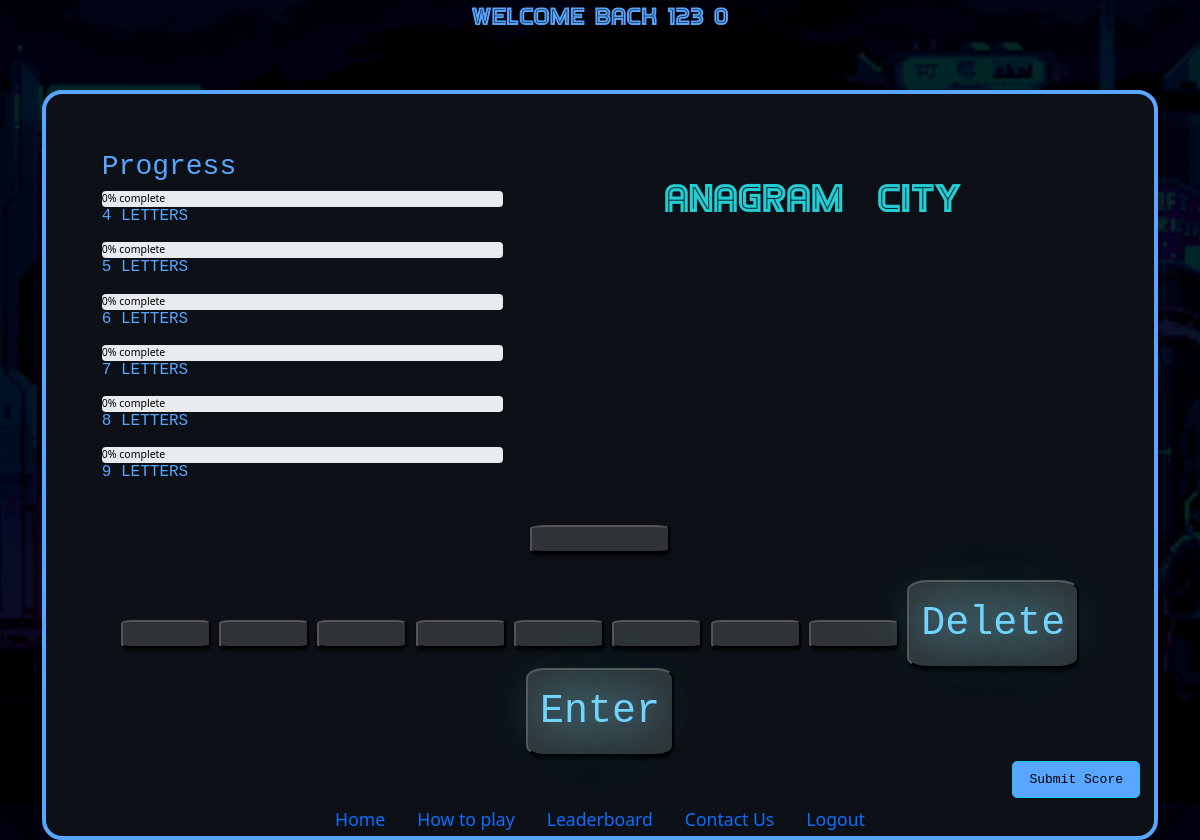
/game (signed in), run on an earlier commit of the app's database.
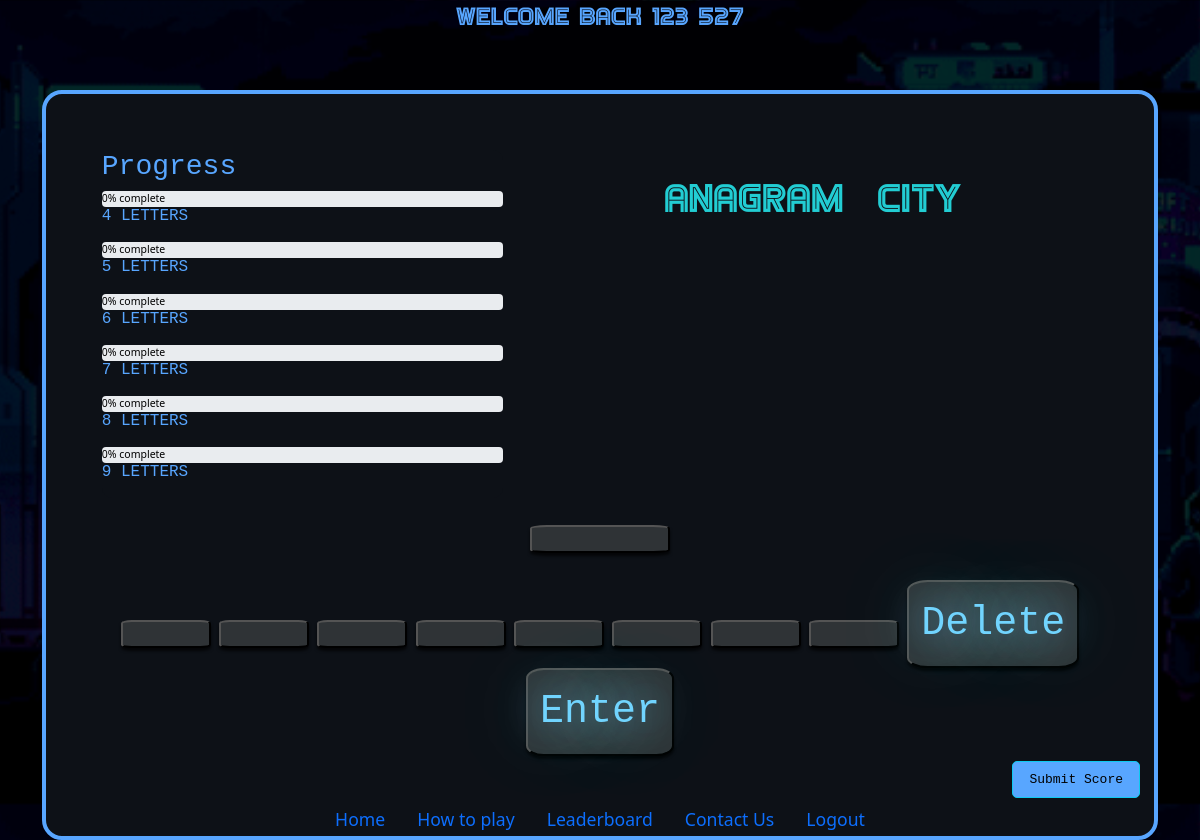
And on a later commit of the database.
### app/models.py (models this page shows, shortened)
class User(UserMixin, db.Model):
	__tablename__ = 'users'
	user_id = db.Column(db.Integer, primary_key=True, autoincrement=True)
	username = db.Column(db.String(64), index=True, unique=True)
	email = db.Column(db.String(128), index=True, unique=True)
	password_hash = db.Column(db.String(128))
	def get_score(self):
		return Leaderboard.query.filter_by(user_id=self.user_id).first().score

class Leaderboard(db.Model):
	__tablename__ = 'leaderboard'
	leaderboard_id = db.Column(db.Integer, primary_key=True)
	user_id = db.Column(db.Integer, db.ForeignKey('users.user_id'))
	score = db.Column(db.Integer, index=True, nullable=False, default=0)
	last_submit = db.Column(db.DateTime)

### app/routes.py (the view)
@app.route('/game', methods=['GET', 'POST'])
def game():
    score = ""
    user = current_user.is_authenticated
    if user:
        userObj = User.query.filter_by(username=current_user.username).first()
        score = userObj.get_score()
    return render_template('game.html', title="Anagram-City", game=True, user=user, score=score)

### app/models.py (called while the page is built)
@login.user_loader
def load_user(id):
    return User.query.get(int(id))

### app/templates/game.html (shortened to what this page needs)
{% extends 'base.html' %}
{% block customScripts %}
  <link rel="stylesheet"
        href="{{ url_for('static', filename='assets/style/gameSytle.css') }}">
{% endblock %}
{% block content %}
{% if user %}
  <h4 id="welcome">Welcome back {{ current_user.username }} {{ score }}</h4>
{% else %}
  <a class="btn btn-danger" href="{{ url_for('register') }}">Please Register Here</a>
{% endif %}
  <div class="container" >
    <div class="game-box">
      <div class="row">
        <div class="col-lg-5">
          <div class="stat-interface">
            <h3>Progress</h3>
            <div id="hide-four">
              <div class="progress">
                <small class="justify-content-center d-flex position-absolute" style="color: black;">0% complete</small>
              </div>
              <h6>4 LETTERS</h6>
            </div>
            <div id="hide-five">
              <div class="progress">
                <small class="justify-content-center d-flex position-absolute" style="color: black;">0% complete</small>
              </div>
              <h6>5 LETTERS</h6>
            </div>
            <div id="hide-six">
              <div class="progress">
                <small class="justify-content-center d-flex position-absolute" style="color: black;">0% complete</small>
              </div>
              <h6>6 LETTERS</h6>
            </div>
            <div id="hide-seven">
              <div class="progress">
                <small class="justify-content-center d-flex position-absolute" style="color: black;">0% complete</small>
              </div>
              <h6>7 LETTERS</h6>
            </div>
            <div id="hide-eight">
              <div class="progress">
                <small class="justify-content-center d-flex position-absolute" style="color: black;">0% complete</small>
              </div>
              <h6>8 LETTERS</h6>
            </div>
            <div id="hide-nine">
              <div class="progress">
                <small class="justify-content-center d-flex position-absolute" style="color: black;">0% complete</small>
              </div>
              <h6>9 LETTERS</h6>
            </div>
          </div>
        </div>
        <div class="col-lg-7">
          <div>
            <h1 class="games-font">Anagram-City</h1>
          </div>
          <div class="guess-interface">
          </div>
        </div>
      </div>
      <div class="row">
        <div class="container keyboard-container">
          <div class="keyboard">
            <button class="keys main-tile" id="root-letter"></button>
          </div>
        </div>
      </div>
      <div class="row">
        <div class="container keyboard-container">
          <div class="keyboard">
            <button class="keys letter"></button>
            <button class="keys letter"></button>
            <button class="keys letter"></button>
            <button class="keys letter"></button>
            <button class="keys letter"></button>
            <button class="keys letter"></button>
            <button class="keys letter"></button>
            <button class="keys letter"></button>
            <button class="keys keys-special">Delete</button>
            <button class="keys keys-special">Enter</button>
          </div>
        </div>
      </div>
      {% if user %}
      <br>
      <div class="row">
        <div class="container submit-container">
          <button class="btn btn-lg btn-info submitscore-button" onclick="submitScore()">Submit Score</button>
        </div>
      </div>
      {% endif %}
    </div>
  </div>
{% endblock %}

### app/templates/base.html (shortened to what this page needs)
<!DOCTYPE html>
<html lang="en">
<head>
  <link href="https://cdn.jsdelivr.net/npm/bootstrap@5.1.3/dist/css/bootstrap.min.css"
        rel="stylesheet"
>
	<link rel="stylesheet"
	href="{{ url_for('static', filename='assets/style/base.css') }}">
  {% block customScripts %}
  {% endblock %}
</head>
{%if game %}
<body onload="init()">
{% else %}
<body>
{% endif %}
{% block content %}{% endblock %}
	<ul class="nav justify-content-center fixed-bottom hero-nav">
		<li class="nav-item">
			<a class="nav-link" aria-current="page" href="{{ url_for('index') }}"><span>Home</span></a>
		</li>
		<li class="nav-item">
			<a class="nav-link" data-bs-toggle="modal" data-bs-target="#how-to-play-modal"><span>How to play</span></a>
		</li>
		<li class="nav-item">
			<a class="nav-link" aria-current="page" href="{{ url_for('stats') }}"><span>Leaderboard</span></a>
		</li>
		<li class="nav-item">
			<a class="nav-link" aria-current="page" href="{{ url_for('contacts') }}"><span>Contact Us</span></a>
		</li>
    {% if current_user.is_authenticated %}
		<li class="nav-item">
			<a id="logout" class="nav-link" aria-current="page" href="{{ url_for('logout') }}"><span>Logout</span></a>
		</li>
    {% endif %}
	</ul>
</body>
</html>

### app/static/assets/style/base.css (style rules this page uses)
h1, h2, h3, h4, h5, h6, legend { color: #58a6ff; }
.games-font { color: rgba(39, 238, 245, 0.85); font-family: "Games", sans-serif; }
.nav-item { font-size: 8px; color: #58a6ff; transition: all 0s; }
.nav-item span { transition: 0.2s; }
.nav-item span:after { transition: 0.2s; }
@media only screen and (min-width: 454px) { .nav-item { font-size: clamp(12px, 2vw, 18px); } }

### app/static/assets/style/gameSytle.css (style rules this page uses)
body { background-color: black; }
h1 { visibility: hidden; height: 0px; }
h4 { font-family: Games, sans-serif; font-size: 25px; }
h3, h4, h6 { text-align: center; }
h3, h6, .keys, .btn-info { font-family: "Andalé Mono", monospace; }
body { width: 100%; height: 100vh; background: rgba(0, 0, 0, 0.85) url(../img/stock/neon_city.gif) repeat-y center; background-blend-mode: multiply; background-size: cover; }
.container { width: auto; }
.game-box { background-color: rgba(13, 17, 23, 1); border-radius: 10px; align-items: center; margin-top: 5%; margin-bottom: -8%; padding: 2%; }
.col-lg-7 h1 { visibility: hidden; height: 0px; }
.stat-interface { background-color: rgba(10, 14, 20, 1); border-radius: 10px; max-height: 70px; overflow-y: scroll; scroll-behavior: smooth; }
.progress > small { visibility: hidden; }
.progress { color: #58a6ff; }
.stat-interface > div { opacity: 0; }
.stat-interface #hide-four { animation: 0.5s ease-out 0s slideInPB; animation-fill-mode: forwards; }
.stat-interface #hide-five { animation: 0.5s ease-out 0.1s slideInPB; animation-fill-mode: forwards; }
.stat-interface #hide-six { animation: 0.5s ease-out 0.2s slideInPB; animation-fill-mode: forwards; }
.stat-interface #hide-seven { animation: 0.5s ease-out 0.3s slideInPB; animation-fill-mode: forwards; }
.stat-interface #hide-eight { animation: 0.5s ease-out 0.4s slideInPB; animation-fill-mode: forwards; }
.stat-interface #hide-nine { animation: 0.5s ease-out 0.5s slideInPB; animation-fill-mode: forwards; }
.guess-interface { max-height: 80px; display: grid; justify-content: center; }
.submitscore-button { font-size: 13px; position: absolute; align-content: center; bottom: 2%; border-radius: 5px; background: #58a6ff; cursor: pointer; transition: all 0.5s; }
.keyboard { width: fit-content; height: fit-content; flex-direction: row; font-weight: bolder; font-size: 2em; display: inline-block; margin-top: 10%; }
.keyboard-container { text-align: center; align-content: center; max-width: fit-content; }
.keys { box-shadow: 0px 3px 3px rgba(0, 0, 0, .7); text-shadow: 0px 0px 40px #71D4FE, 0px 0px 80px #71D4FE; background: #2F3336; color: #71D4FE; padding: 12px; border-radius: 12%; text-align: center; text-transform: capitalize; font-size: 20px; width: 40px; height: auto; }
.keys-special { width: auto; }
.main-tile { background-color: #2F3336; width: 120px; margin-bottom: -20%; }
@media only screen and (min-width: 454px) { h4 { margin-top: 4px; } }
@media only screen and (min-width: 454px) { h3, h6 { text-align: left; } }
@media only screen and (min-width: 454px) { .col-lg-7 h1 { margin-top: 5%; text-align: center; animation: glow-2 1s ease-in-out infinite alternate; visibility: visible; height: auto; } }
@media only screen and (min-width: 454px) { .keys { width: fit-content; min-width: 90px; } }
@media only screen and (min-width: 454px) { .main-tile { width: 200px; } }
@media only screen and (min-width: 454px) { .game-box { background-clip: border-box; border: 4px solid #58a6ff; padding: 5%; margin-bottom: 8%; border-radius: 20px; } }
@media only screen and (min-width: 454px) { .stat-interface { background-color: rgba(13, 17, 23, 1); max-height: none; overflow-y: hidden; } }
@media only screen and (min-width: 454px) { .progress > small { visibility: visible; } }
@media only screen and (min-width: 454px) { .keys { font-size: 40px; width: 40px; height: auto; } }
@media only screen and (min-width: 454px) { .keys-special { width: auto; } }
@media only screen and (min-width: 454px) { .main-tile { background-color: #2F3336; width: 140px; } }
@media only screen and (min-width: 454px) { .submitscore-button { right: 5%; bottom: 5%; } }
@media only screen and (min-width: 454px) { .keyboard { margin-top: 3%; } }
@media only screen and (min-width: 454px) { .nav-item { font-size: 110%; } }

What changed in the data, as far as the page shows it:
now on this page (row edited): Leaderboard: score "527"
Also different on the page:
{{ score }}: "0" → (not shown)
